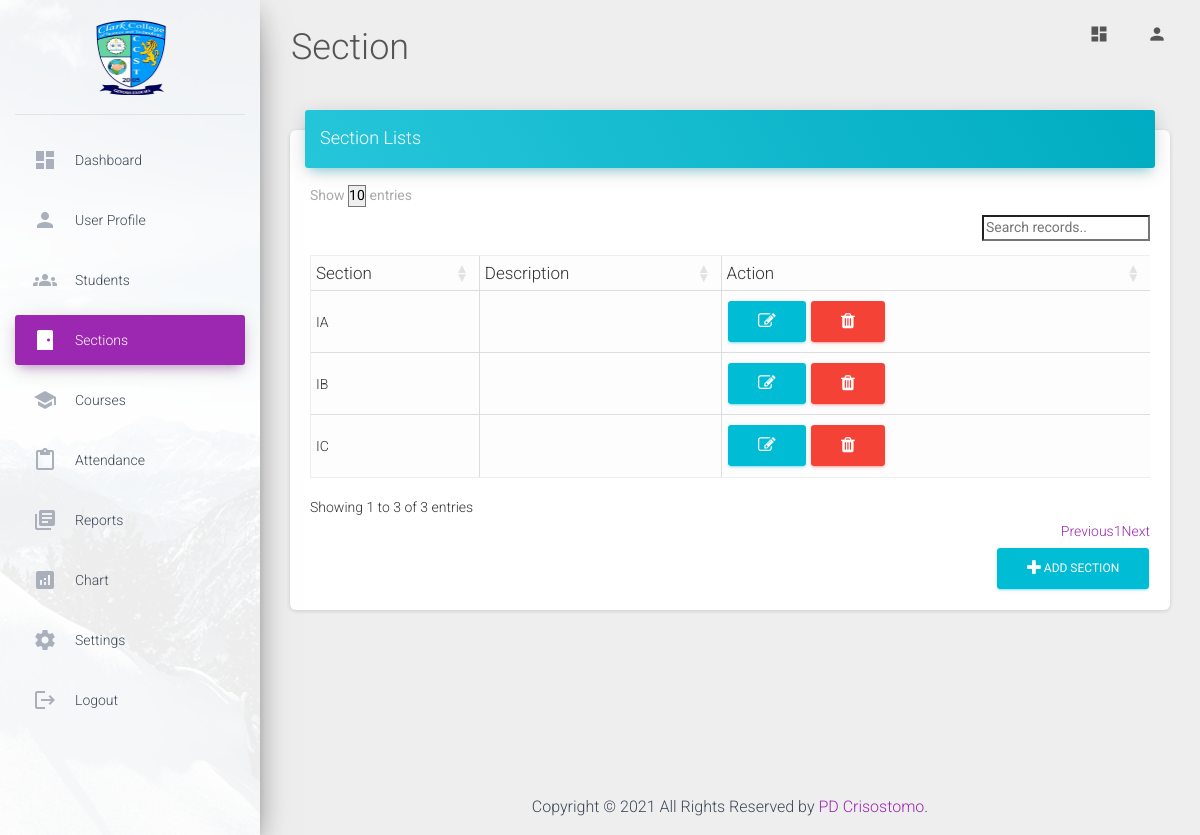
The app's page /view/sections.php (signed in) with its own data.
### tables this page shows
CREATE TABLE `sections` (
  `id` int(11) NOT NULL,
  `uid` varchar(255) NOT NULL,
  `section` varchar(255) NOT NULL,
  `description` varchar(255) NOT NULL,
  `date_added` timestamp NOT NULL DEFAULT current_timestamp() ON UPDATE current_timestamp()
);

### view/sections.php (the view, shortened to what this page needs)
<?php require_once('./header.php')?>
		<div class="sidebar-wrapper">
		  <ul class="nav">
			 <li class="nav-item  ">
				<a class="nav-link" href="./dashboard.php">
				  <i class="material-icons">dashboard</i>
				  <p>Dashboard</p>
				</a>
			 </li>
			 <li class="nav-item ">
				<a class="nav-link" href="./user.php">
				  <i class="material-icons">person</i>
				  <p>User Profile</p>
				</a>
			 </li>
			 <li class="nav-item ">
				<a class="nav-link" href="./students.php">
				  <i class="material-icons">groups</i>
				  <p>Students</p>
				</a>
			 </li>
			 <li class="nav-item active">
				<a class="nav-link" href="./sections.php">
				  <i class="material-icons">sensor_door</i>
				  <p>Sections</p>
				</a>
			 </li>
			 <li class="nav-item ">
				<a class="nav-link" href="./courses.php">
				  <i class="material-icons">school</i>
				  <p>Courses</p>
				</a>
			 </li>
			 <li class="nav-item ">
				<a class="nav-link" href="./attendance.php">
				  <i class="material-icons">content_paste</i>
				  <p>Attendance</p>
				</a>
			 </li>
			 <li class="nav-item ">
				<a class="nav-link" href="./reports.php">
				  <i class="material-icons">library_books</i>
				  <p>Reports</p>
				</a>
			 </li>
			 <li class="nav-item ">
				<a class="nav-link" href="./chart.php">
				  <i class="material-icons">analytics</i>
				  <p>Chart</p>
				</a>
			 </li>
			 <li class="nav-item  ">
				<a class="nav-link" href="./settings.php">
				  <i class="material-icons">settings</i>
				  <p>Settings</p>
				</a>
			 </li>
			 <li class="nav-item ">
				<a class="nav-link" href="../logout.php">
				  <i class="material-icons">logout</i>
				  <p>Logout</p>
				</a>
			 </li>
		  </ul>
		</div>
	 </div>
	 <div class="main-panel">
		<nav class="navbar navbar-expand-lg navbar-transparent navbar-absolute fixed-top ">
		  <div class="container-fluid">
			 <div class="navbar-wrapper">
				<a class="navbar-brand" href="javascript:;"><h2>Section</h2></a>
			 </div>
			 <?php require_once('./navbar.php')?>
		  </div>
		</nav>
		<div class="content">
		  <div class="container-fluid">
			 <div class="row">
				<div class="col-md-12">
				  <div class="card">
					 <div class="card-header card-header-info">
						<h4 class="card-title ">Section Lists</h4>
					 </div>
					 <div class="card-body">
						<div class="table-responsive">
							 <table id="datatableid"class="table table-bordered table-light table-sm">
								<?php
								  	 $connection = mysqli_connect("localhost", "root", "", "attendance-monitoring-system");
									 $uid = $_SESSION['id'];
                           			 $query = "SELECT * FROM sections WHERE uid ='$uid'";
									 $query_run = mysqli_query($connection, $query);
							 ?>
								<thead>
								  <tr>
									 <th>Section</th>
									 <th>Description</th>
									 <th>Action</th>
								  </tr>
								</thead>
								<tbody>
								  <?php
								  if(mysqli_num_rows($query_run) > 0)
								  {
									 while($row = mysqli_fetch_assoc($query_run))
									 {
										?>
								  <tr>
											 <td ><?php echo $row['section']?></td>
											 <td ><?php echo $row['description']?></td>
											 <td>
											 <button type="submit" class="btn btn-info editbtn" name="edit_btn" title="Edit"><i class="fa fa-pencil-square-o" aria-hidden="true"></i></button>
											 <button type="submit" class="btn btn-danger deletebtn" name="delete_btn" title="Delete"> <i class="fa fa-trash" aria-hidden="true"></i></button>
											 </td>
								  </tr>
								  <?php
									 }
								  }
								  else{
								  }
								  ?>
									 </tbody>
										 </table>
							<button type="submit" class="btn btn-info pull-right" data-toggle="modal" data-target="#exampleModalCenter" name="add_btn"><i class="fa fa-plus" aria-hidden="true"></i>  Add Section</button>
						</div>
					 </div>
				  </div>
				</div>
			 </div>
		  </div>
		</div>
		<footer>
				<br><br>
				<center>
				<div class="col-md-8 col-sm-6 col-xs-12">
				<p class="copyright-text">Copyright &copy; 2021 All Rights Reserved by
				 <a href="#">PD Crisostomo</a>.
				</p>
			 </div>
			 </center>
			 </footer>
	 </div>
  </div>
</body>
</html>

### records on screen
sections: section "IA"
sections: section "IB"
sections: section "IC"
